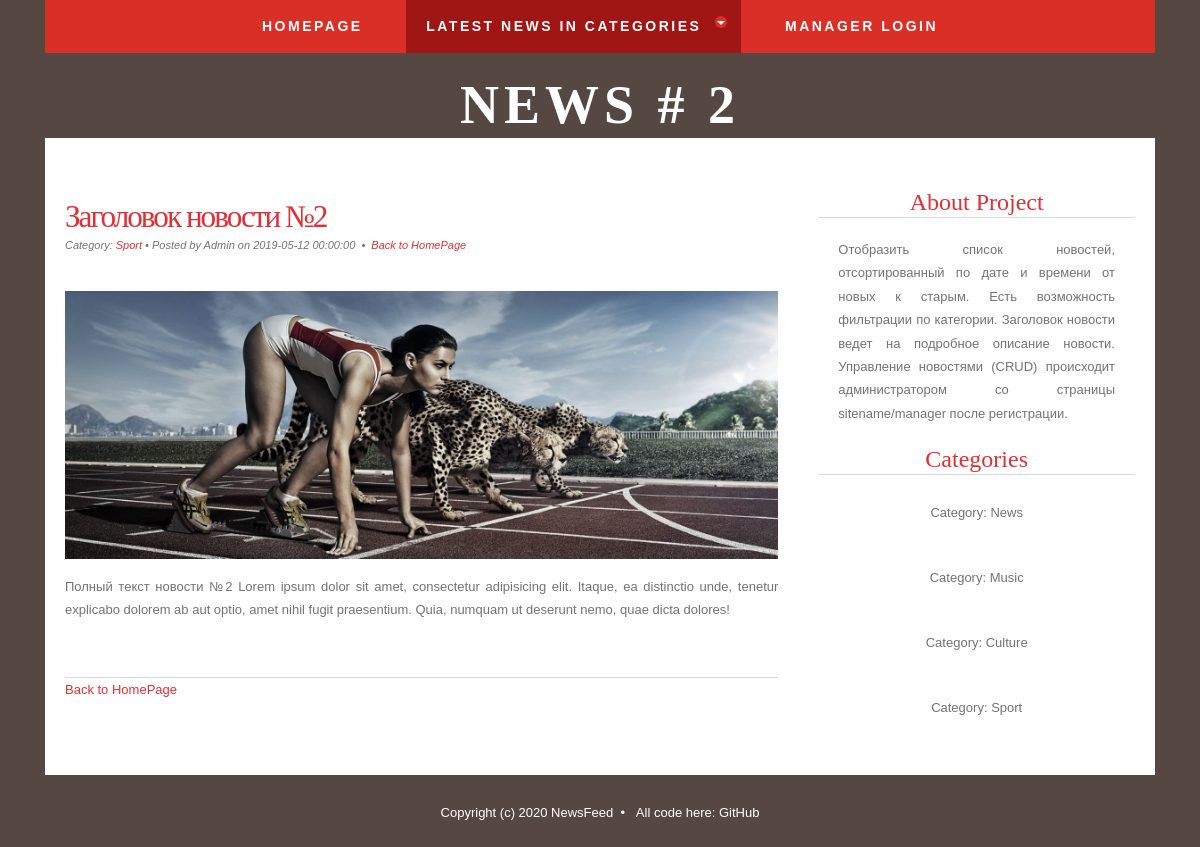
The page /news/2 on the database its author committed.
### tables this page shows
CREATE TABLE `news` (
  `id` int(11) NOT NULL,
  `title` varchar(255) NOT NULL,
  `date` datetime NOT NULL DEFAULT CURRENT_TIMESTAMP,
  `short_content` text NOT NULL,
  `content` text NOT NULL,
  `author_name` varchar(255) NOT NULL DEFAULT 'Admin',
  `category` varchar(50) DEFAULT NULL
);

### config/routes.php (called while the page is built)
<?php
return array(
    'user/login' => 'user/login',
    'user/logout' => 'user/logout',
    'manager' => 'manager/index',
    'manager/view' => 'manager/view',
    'manager/create' => 'manager/create',
    'manager/update/([0-9]+)' => 'manager/update/$1',
    'manager/delete/([0-9]+)' => 'manager/delete/$1',
    'news/([A-Za-z]+)' => 'news/category/$1',
    'news/([0-9]+)' => 'news/view/$1',
    'news' => 'news/index',
    '' => 'news/index',
);

### controllers/NewsController.php (called while the page is built, shortened)
<?php
class NewsController {
    public function actionView($id) {
        $latestNewsInCategories = News::getLatestNewsInCategories();
        $newsItem = News::getNewsItemByID($id);
        require_once(ROOT . '/views/news/view.php');
        return true;
    }
}

### index.php (called while the page is built, shortened)
<?php
require_once(ROOT.'/components/Autoload.php');
$router = new Router();
$router->run();

### components/Autoload.php (called while the page is built, shortened)
<?php
spl_autoload_register(function ($class_name) {
    $array_paths = array(
        '/models/',
        '/components/',
        '/controllers/',
    );
    foreach ($array_paths as $path) {
        $path = ROOT . $path . $class_name . '.php';
    }
});

### models/User.php (called while the page is built, shortened)
<?php
class User {
    public static function isGuest() {
        return true;
    }
}

### models/News.php (called while the page is built, shortened)
<?php
class News {
    public static function getNewsItemByID($id) {
        $id = intval($id);
        $db = Db::getConnection();
        $sql = 'SELECT * FROM news WHERE id = :id';
        $result = $db->prepare($sql);
        $result->bindParam(':id', $id, PDO::PARAM_INT);
        $result->setFetchMode(PDO::FETCH_ASSOC);
        $result->execute();
        $newsItem = $result->fetch();
        return $newsItem;
    }
    public static function getLatestNewsInCategories() {
        $latestNewsInCategories = array();
        $db = Db::getConnection();
        $result = $db->query("SELECT news.id, news.category, news.title, news.date FROM `news` INNER JOIN "
                . "(SELECT MAX(date) as md, category FROM news GROUP BY category) aux ON "
                . "(news.category=aux.category and news.date=aux.md) ORDER BY date DESC");
        $i = 0;
        while ($row = $result->fetch()) {
            $latestNewsInCategories[$i]['id'] = $row['id'];
            $latestNewsInCategories[$i]['category'] = $row['category'];
            $latestNewsInCategories[$i]['title'] = $row['title'];
            $i++;
        }
        return $latestNewsInCategories;
    }
}

### views/news/view.php (the view, shortened to what this page needs)
<!DOCTYPE html>
<html lang="en">
    <head>
        <link href="/template/css/bootstrap.min.css" rel="stylesheet" type="text/css">
        <link href="/template/css/style.css" rel="stylesheet" type="text/css" media="screen">
        <link href="/template/css/menu.css" rel="stylesheet" >
    </head>
    <body>
        <div class="container">
            <div class="header">
                <div class="row">
                    <div class="col-sm-12">
                        <div id="cssmenu" class="align-center">
                            <ul>
                                <li><a href="/">Homepage</a></li>
                                <li class="has-sub active"><a href="#">Latest News IN Categories</a>
                                </li>
                                <?php if (User::isGuest()): ?>
                                    <li><a href="/user/login/">Manager Login</a></li>
                                <?php else: ?>
                                    <li><a href="/user/logout/">Logout</a></li>
                                <?php endif; ?>
                            </ul>
                        </div>
                    </div>
                </div>
                <div class="row" id="wrapper">
                    <div class="col-sm-12">
                        <div id="logo">
                            <h1><a href="/">News # <?php echo $id ?></a></h1>
                        </div>
                    </div>
                </div>
            </div>
            <div class="content" id="page">
                <div id="page-bgtop">
                    <div id="page-bgbtm">
                        <div class="col-sm-8" id="content">
                            <div class="post">
                                <h2 class="title"><a href='/news/<?php echo $newsItem['id']; ?>'><?php echo htmlentities($newsItem['title']); ?></a></h2>
                                <p class="meta">Category: <a href='/news/<?php echo $newsItem['category']; ?>'>
                                        <?php echo $newsItem['category']; ?></a>&nbsp;&bull;&nbsp;Posted by
                                    <?php echo $newsItem['author_name']; ?> on <?php echo $newsItem['date']; ?>
                                    &nbsp;&bull;&nbsp; <a href='/news' class="permalink">Back to HomePage</a></p>
                                <div class="entry">
                                    <p><img src="/template/images/<?php echo $newsItem['id']; ?>.jpg" alt="" class="responsive"/></p>
                                    <p><?php echo htmlentities($newsItem['content']); ?></p>
                                </div>
                            </div>
                            <p><a href='/news/' class="permalink">Back to HomePage</a></p>
                        </div>
                        <div class="col-sm-4" id="sidebar">
                            <ul>
                                <li>
                                    <h2>About Project</h2>
                                    <p>Отобразить список новостей, отсортированный по дате и времени от новых к старым.
                                        Есть возможность фильтрации по категории. Заголовок новости ведет на подробное
                                        описание новости. Управление новостями (CRUD) происходит администратором со страницы
                                        sitename/manager после регистрации.</p>
                                </li>
                                <li>
                                    <h2>Categories</h2>
                                    <?php foreach ($latestNewsInCategories as $newsCategory): ?>
                                        <ul>
                                            <li><a href='/news/<?php echo $newsCategory['category']; ?>'>Category: <?php echo $newsCategory['category']; ?></a></li>
                                        </ul>
                                    <?php endforeach; ?>
                                </li>
                            </ul>
                        </div>
                        <div style="clear: both;">&nbsp;</div>
                    </div>
                </div>
            </div>
            <footer id="footer">
                <p>Copyright (c) 2020 NewsFeed &nbsp;&bull;&nbsp;&nbsp;&nbsp;All code here: <a href="https://github.com/SavelIV/NewsFeed">GitHub</a></p>
            </footer>
        </div>
    </body>
</html>

### components/Router.php (shortened to what this page needs)
<?php
class Router {
    private $routes;
    public function __construct() {
        $routesPath = ROOT . '/config/routes.php';
        $this->routes = include($routesPath);
    }
    private function getURI() {
        if (!empty($_SERVER['REQUEST_URI'])) {
            return trim($_SERVER['REQUEST_URI'], '/');
        }
    }
    public function run() {
        $uri = $this->getURI();
        foreach ($this->routes as $uriPattern => $path) {
            if (preg_match("~^$uriPattern$~", $uri)) {
                $internalRoute = preg_replace("~^$uriPattern$~", $path, $uri);
                $segments = explode('/', $internalRoute);
                $controllerName = array_shift($segments) . 'Controller';
                $actionName = 'action' . ucfirst(array_shift($segments));
                $parameters = $segments;
                $controllerObject = new $controllerName;
                $result = call_user_func_array(array($controllerObject, $actionName), $parameters);
                if ($result != null) {
                    break;
                }
            }
        }
    }
}

### template/css/style.css (style rules this page uses)
body { height: 100%; margin: 0; padding: 0; display: flex; flex-direction: column; background: #554842; font-family: Arial, Helvetica, sans-serif; font-size: 13px; color: #737373; }
h1, h2, h3 { margin: 0; padding: 0; font-family: 'Arvo', serif; font-weight: normal; color: #FFA800; }
h1 { font-size: 2em; }
h2 { font-size: 2.4em; }
p, ul, ol { margin-top: 0; line-height: 180%; }
a { text-decoration: none; color: #E42E33; }
img { width: 100%; height: auto; }
#wrapper { margin: 0 auto; padding: 0; }
#logo { margin: 0px auto; padding: 20px 0px 0px 0px; color: #FFFFFF; }
#logo h1, #logo p { display: block; margin: 0; padding: 0; }
#logo h1 { margin: 0px; letter-spacing: 5px; text-align: center; text-transform: uppercase; font-size: 54px; font-weight: bold; color: #FFFFFF; }
#logo h1 a { color: #FFFFFF; }
#logo a { border: none; background: none; text-decoration: none; color: #FFFFFF; }
#page { margin: 0 auto; padding: 0; background-color: #FFFFFF; }
#page-bgbtm { margin: 0px; padding: 20px 20px 0px 20px; }
#content { float: left; padding: 0px 0px 0px 0px; }
.post { clear: both; padding: 30px 0px; border-bottom: 1px solid #D9D9D9; }
.post .title { padding-top: 10px; letter-spacing: -2px; }
.post .title a { border: none; color: #E42E33; }
.post .meta { padding-bottom: 10px; text-align: left; font-family: Arial, Helvetica, sans-serif; font-size: 11px; font-style: italic; }
.post .entry { text-align: justify; margin-bottom: 25px; padding: 10px 0px 0px 0px; }
#sidebar { float: right; padding: 30px 0px 0px 40px; }
#sidebar ul { margin: 0; padding: 0; list-style: none; }
#sidebar li { margin: 0; padding: 0; }
#sidebar li ul { margin: 0px 15px; padding-bottom: 30px; }
#sidebar li li { text-align: center; line-height: 35px; }
#sidebar h2 { text-align: center; margin-bottom: 20px; border-bottom: 1px solid #D9D9D9; font-size: 24px; color: #E42E33; }
#sidebar p { margin: 0 0px; padding: 0px 20px 20px 20px; text-align: justify; }
#sidebar a { border: none; color: #737373; }
#footer { overflow: hidden; margin: 0px auto 40px auto; font-family: Arial, Helvetica, sans-serif; }
#footer p { display: block; padding: 30px 0px; line-height: normal; text-align: center; color: #FFFFFF; }
#footer a { color: #FFFFFF; }

### template/css/menu.css (style rules this page uses)
#cssmenu { background: #DA2F27; width: auto; padding: 0; line-height: 1; display: block; position: relative; font-family: 'Cabin', sans-serif; z-index: 9999; }
#cssmenu ul { list-style: none; margin: 0; padding: 0; display: block; }
#cssmenu ul:after, #cssmenu:after { content: " "; display: block; font-size: 0; height: 0; clear: both; visibility: hidden; }
#cssmenu ul li { margin: 0 10px; padding: 0; display: block; position: relative; }
#cssmenu ul li a { text-decoration: none; display: block; margin: 0; -webkit-transition: color .2s ease; -moz-transition: color .2s ease; -ms-transition: color .2s ease; -o-transition: color .2s ease; transition: color .2s ease; -webkit-box-sizing: border-box; -moz-box-sizing: border-box; box-sizing: border-box; }
#cssmenu > ul > li { float: left; }
#cssmenu.align-center > ul > li { float: none; display: inline-block; }
#cssmenu.align-center > ul { text-align: center; }
#cssmenu > ul > li:after { content: ""; display: block; position: absolute; width: 100%; height: 0; top: 0; z-index: 0; background: #9F1615; -webkit-transition: height .2s; -moz-transition: height .2s; -ms-transition: height .2s; -o-transition: height .2s; transition: height .2s; }
#cssmenu > ul > li.has-sub > a { padding-right: 40px; }
#cssmenu > ul > li.has-sub > a:after { display: block; content: ""; background: #9F1615; height: 12px; width: 12px; position: absolute; border-radius: 13px; right: 14px; top: 16px; }
#cssmenu > ul > li.has-sub > a:before { display: block; content: ""; border: 4px solid transparent; border-top-color: #333; z-index: 2; height: 0; width: 0; position: absolute; right: 16px; top: 21px; }
#cssmenu > ul > li > a { color: #fff; padding: 15px 20px; font-weight: 600; letter-spacing: 2.5px; text-transform: uppercase; font-size: 14px; z-index: 2; position: relative; }
#cssmenu > ul > li:hover:after, #cssmenu > ul > li.active:after { height: 100%; }
#cssmenu > ul > li:hover > a, #cssmenu > ul > li.active > a { color: #fff; }
#cssmenu > ul > li:hover > a:after, #cssmenu > ul > li.active > a:after { background: #DA2F27; }
#cssmenu > ul > li:hover > a:before, #cssmenu > ul > li.active > a:before { border-top-color: #ffffff; }
#cssmenu > ul > li > a { display: block; }
#cssmenu > ul > li { width: auto; }

### rows shown on the page
news: title "Заголовок новости №2", category "Sport", author_name "Admin", date "2019-05-12 00:00:00", content "Полный текст новости №2 Lorem ipsum dolor sit amet, consectetur adipisicing elit. Itaque, ea distinctio unde, tenetur explicabo dolorem ab aut optio, amet nihil fugit praesentium. Quia, numquam ut deserunt nemo, quae dicta dolores!"
news: category "News"
news: category "Music"
news: category "Culture"
news: category "Sport"
